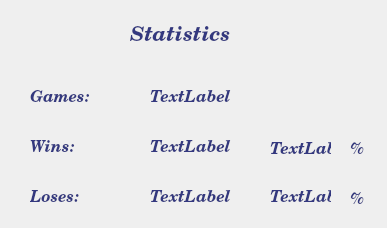
<?xml version="1.0" encoding="UTF-8"?>
<ui version="4.0">
 <class>Stats</class>
 <widget class="QWidget" name="Stats">
  <property name="geometry">
   <rect>
    <x>0</x>
    <y>0</y>
    <width>387</width>
    <height>228</height>
   </rect>
  </property>
  <property name="minimumSize">
   <size>
    <width>387</width>
    <height>228</height>
   </size>
  </property>
  <property name="maximumSize">
   <size>
    <width>387</width>
    <height>228</height>
   </size>
  </property>
  <property name="windowTitle">
   <string>Statistics</string>
  </property>
  <widget class="QLabel" name="label">
   <property name="geometry">
    <rect>
     <x>130</x>
     <y>20</y>
     <width>121</width>
     <height>31</height>
    </rect>
   </property>
   <property name="palette">
    <palette>
     <active>
      <colorrole role="WindowText">
       <brush brushstyle="SolidPattern">
        <color alpha="255">
         <red>51</red>
         <green>56</green>
         <blue>127</blue>
        </color>
       </brush>
      </colorrole>
     </active>
     <inactive>
      <colorrole role="WindowText">
       <brush brushstyle="SolidPattern">
        <color alpha="255">
         <red>51</red>
         <green>56</green>
         <blue>127</blue>
        </color>
       </brush>
      </colorrole>
     </inactive>
     <disabled>
      <colorrole role="WindowText">
       <brush brushstyle="SolidPattern">
        <color alpha="255">
         <red>120</red>
         <green>120</green>
         <blue>120</blue>
        </color>
       </brush>
      </colorrole>
     </disabled>
    </palette>
   </property>
   <property name="font">
    <font>
     <family>Century Schoolbook</family>
     <pointsize>16</pointsize>
     <weight>75</weight>
     <italic>true</italic>
     <bold>true</bold>
    </font>
   </property>
   <property name="text">
    <string>Statistics</string>
   </property>
  </widget>
  <widget class="QLabel" name="games">
   <property name="geometry">
    <rect>
     <x>30</x>
     <y>90</y>
     <width>81</width>
     <height>16</height>
    </rect>
   </property>
   <property name="palette">
    <palette>
     <active>
      <colorrole role="WindowText">
       <brush brushstyle="SolidPattern">
        <color alpha="255">
         <red>51</red>
         <green>56</green>
         <blue>127</blue>
        </color>
       </brush>
      </colorrole>
     </active>
     <inactive>
      <colorrole role="WindowText">
       <brush brushstyle="SolidPattern">
        <color alpha="255">
         <red>51</red>
         <green>56</green>
         <blue>127</blue>
        </color>
       </brush>
      </colorrole>
     </inactive>
     <disabled>
      <colorrole role="WindowText">
       <brush brushstyle="SolidPattern">
        <color alpha="255">
         <red>120</red>
         <green>120</green>
         <blue>120</blue>
        </color>
       </brush>
      </colorrole>
     </disabled>
    </palette>
   </property>
   <property name="font">
    <font>
     <family>Century Schoolbook</family>
     <pointsize>12</pointsize>
     <weight>75</weight>
     <italic>true</italic>
     <bold>true</bold>
    </font>
   </property>
   <property name="text">
    <string>Games:</string>
   </property>
  </widget>
  <widget class="QLabel" name="wins">
   <property name="geometry">
    <rect>
     <x>30</x>
     <y>140</y>
     <width>81</width>
     <height>16</height>
    </rect>
   </property>
   <property name="palette">
    <palette>
     <active>
      <colorrole role="WindowText">
       <brush brushstyle="SolidPattern">
        <color alpha="255">
         <red>51</red>
         <green>56</green>
         <blue>127</blue>
        </color>
       </brush>
      </colorrole>
     </active>
     <inactive>
      <colorrole role="WindowText">
       <brush brushstyle="SolidPattern">
        <color alpha="255">
         <red>51</red>
         <green>56</green>
         <blue>127</blue>
        </color>
       </brush>
      </colorrole>
     </inactive>
     <disabled>
      <colorrole role="WindowText">
       <brush brushstyle="SolidPattern">
        <color alpha="255">
         <red>120</red>
         <green>120</green>
         <blue>120</blue>
        </color>
       </brush>
      </colorrole>
     </disabled>
    </palette>
   </property>
   <property name="font">
    <font>
     <family>Century Schoolbook</family>
     <pointsize>12</pointsize>
     <weight>75</weight>
     <italic>true</italic>
     <bold>true</bold>
    </font>
   </property>
   <property name="text">
    <string>Wins:</string>
   </property>
  </widget>
  <widget class="QLabel" name="loses">
   <property name="geometry">
    <rect>
     <x>30</x>
     <y>190</y>
     <width>81</width>
     <height>16</height>
    </rect>
   </property>
   <property name="palette">
    <palette>
     <active>
      <colorrole role="WindowText">
       <brush brushstyle="SolidPattern">
        <color alpha="255">
         <red>51</red>
         <green>56</green>
         <blue>127</blue>
        </color>
       </brush>
      </colorrole>
     </active>
     <inactive>
      <colorrole role="WindowText">
       <brush brushstyle="SolidPattern">
        <color alpha="255">
         <red>51</red>
         <green>56</green>
         <blue>127</blue>
        </color>
       </brush>
      </colorrole>
     </inactive>
     <disabled>
      <colorrole role="WindowText">
       <brush brushstyle="SolidPattern">
        <color alpha="255">
         <red>120</red>
         <green>120</green>
         <blue>120</blue>
        </color>
       </brush>
      </colorrole>
     </disabled>
    </palette>
   </property>
   <property name="font">
    <font>
     <family>Century Schoolbook</family>
     <pointsize>12</pointsize>
     <weight>75</weight>
     <italic>true</italic>
     <bold>true</bold>
    </font>
   </property>
   <property name="text">
    <string>Loses:</string>
   </property>
  </widget>
  <widget class="QLabel" name="dgames">
   <property name="geometry">
    <rect>
     <x>150</x>
     <y>90</y>
     <width>81</width>
     <height>16</height>
    </rect>
   </property>
   <property name="palette">
    <palette>
     <active>
      <colorrole role="WindowText">
       <brush brushstyle="SolidPattern">
        <color alpha="255">
         <red>51</red>
         <green>56</green>
         <blue>127</blue>
        </color>
       </brush>
      </colorrole>
     </active>
     <inactive>
      <colorrole role="WindowText">
       <brush brushstyle="SolidPattern">
        <color alpha="255">
         <red>51</red>
         <green>56</green>
         <blue>127</blue>
        </color>
       </brush>
      </colorrole>
     </inactive>
     <disabled>
      <colorrole role="WindowText">
       <brush brushstyle="SolidPattern">
        <color alpha="255">
         <red>120</red>
         <green>120</green>
         <blue>120</blue>
        </color>
       </brush>
      </colorrole>
     </disabled>
    </palette>
   </property>
   <property name="font">
    <font>
     <family>Century Schoolbook</family>
     <pointsize>12</pointsize>
     <weight>75</weight>
     <italic>true</italic>
     <bold>true</bold>
    </font>
   </property>
   <property name="text">
    <string>TextLabel</string>
   </property>
  </widget>
  <widget class="QLabel" name="dwins">
   <property name="geometry">
    <rect>
     <x>150</x>
     <y>140</y>
     <width>81</width>
     <height>16</height>
    </rect>
   </property>
   <property name="palette">
    <palette>
     <active>
      <colorrole role="WindowText">
       <brush brushstyle="SolidPattern">
        <color alpha="255">
         <red>51</red>
         <green>56</green>
         <blue>127</blue>
        </color>
       </brush>
      </colorrole>
     </active>
     <inactive>
      <colorrole role="WindowText">
       <brush brushstyle="SolidPattern">
        <color alpha="255">
         <red>51</red>
         <green>56</green>
         <blue>127</blue>
        </color>
       </brush>
      </colorrole>
     </inactive>
     <disabled>
      <colorrole role="WindowText">
       <brush brushstyle="SolidPattern">
        <color alpha="255">
         <red>120</red>
         <green>120</green>
         <blue>120</blue>
        </color>
       </brush>
      </colorrole>
     </disabled>
    </palette>
   </property>
   <property name="font">
    <font>
     <family>Century Schoolbook</family>
     <pointsize>12</pointsize>
     <weight>75</weight>
     <italic>true</italic>
     <bold>true</bold>
    </font>
   </property>
   <property name="text">
    <string>TextLabel</string>
   </property>
  </widget>
  <widget class="QLabel" name="dloses">
   <property name="geometry">
    <rect>
     <x>150</x>
     <y>190</y>
     <width>81</width>
     <height>16</height>
    </rect>
   </property>
   <property name="palette">
    <palette>
     <active>
      <colorrole role="WindowText">
       <brush brushstyle="SolidPattern">
        <color alpha="255">
         <red>51</red>
         <green>56</green>
         <blue>127</blue>
        </color>
       </brush>
      </colorrole>
     </active>
     <inactive>
      <colorrole role="WindowText">
       <brush brushstyle="SolidPattern">
        <color alpha="255">
         <red>51</red>
         <green>56</green>
         <blue>127</blue>
        </color>
       </brush>
      </colorrole>
     </inactive>
     <disabled>
      <colorrole role="WindowText">
       <brush brushstyle="SolidPattern">
        <color alpha="255">
         <red>120</red>
         <green>120</green>
         <blue>120</blue>
        </color>
       </brush>
      </colorrole>
     </disabled>
    </palette>
   </property>
   <property name="font">
    <font>
     <family>Century Schoolbook</family>
     <pointsize>12</pointsize>
     <weight>75</weight>
     <italic>true</italic>
     <bold>true</bold>
    </font>
   </property>
   <property name="text">
    <string>TextLabel</string>
   </property>
  </widget>
  <widget class="QLabel" name="label_8">
   <property name="geometry">
    <rect>
     <x>350</x>
     <y>140</y>
     <width>21</width>
     <height>21</height>
    </rect>
   </property>
   <property name="palette">
    <palette>
     <active>
      <colorrole role="WindowText">
       <brush brushstyle="SolidPattern">
        <color alpha="255">
         <red>51</red>
         <green>56</green>
         <blue>127</blue>
        </color>
       </brush>
      </colorrole>
     </active>
     <inactive>
      <colorrole role="WindowText">
       <brush brushstyle="SolidPattern">
        <color alpha="255">
         <red>51</red>
         <green>56</green>
         <blue>127</blue>
        </color>
       </brush>
      </colorrole>
     </inactive>
     <disabled>
      <colorrole role="WindowText">
       <brush brushstyle="SolidPattern">
        <color alpha="255">
         <red>120</red>
         <green>120</green>
         <blue>120</blue>
        </color>
       </brush>
      </colorrole>
     </disabled>
    </palette>
   </property>
   <property name="font">
    <font>
     <family>Century Schoolbook</family>
     <pointsize>12</pointsize>
     <weight>75</weight>
     <italic>true</italic>
     <bold>true</bold>
    </font>
   </property>
   <property name="text">
    <string>%</string>
   </property>
  </widget>
  <widget class="QLabel" name="winpercent">
   <property name="geometry">
    <rect>
     <x>270</x>
     <y>140</y>
     <width>61</width>
     <height>21</height>
    </rect>
   </property>
   <property name="palette">
    <palette>
     <active>
      <colorrole role="WindowText">
       <brush brushstyle="SolidPattern">
        <color alpha="255">
         <red>51</red>
         <green>56</green>
         <blue>127</blue>
        </color>
       </brush>
      </colorrole>
     </active>
     <inactive>
      <colorrole role="WindowText">
       <brush brushstyle="SolidPattern">
        <color alpha="255">
         <red>51</red>
         <green>56</green>
         <blue>127</blue>
        </color>
       </brush>
      </colorrole>
     </inactive>
     <disabled>
      <colorrole role="WindowText">
       <brush brushstyle="SolidPattern">
        <color alpha="255">
         <red>120</red>
         <green>120</green>
         <blue>120</blue>
        </color>
       </brush>
      </colorrole>
     </disabled>
    </palette>
   </property>
   <property name="font">
    <font>
     <family>Century Schoolbook</family>
     <pointsize>12</pointsize>
     <weight>75</weight>
     <italic>true</italic>
     <bold>true</bold>
    </font>
   </property>
   <property name="text">
    <string>TextLabel</string>
   </property>
  </widget>
  <widget class="QLabel" name="losepercent">
   <property name="geometry">
    <rect>
     <x>270</x>
     <y>190</y>
     <width>61</width>
     <height>16</height>
    </rect>
   </property>
   <property name="palette">
    <palette>
     <active>
      <colorrole role="WindowText">
       <brush brushstyle="SolidPattern">
        <color alpha="255">
         <red>51</red>
         <green>56</green>
         <blue>127</blue>
        </color>
       </brush>
      </colorrole>
     </active>
     <inactive>
      <colorrole role="WindowText">
       <brush brushstyle="SolidPattern">
        <color alpha="255">
         <red>51</red>
         <green>56</green>
         <blue>127</blue>
        </color>
       </brush>
      </colorrole>
     </inactive>
     <disabled>
      <colorrole role="WindowText">
       <brush brushstyle="SolidPattern">
        <color alpha="255">
         <red>120</red>
         <green>120</green>
         <blue>120</blue>
        </color>
       </brush>
      </colorrole>
     </disabled>
    </palette>
   </property>
   <property name="font">
    <font>
     <family>Century Schoolbook</family>
     <pointsize>12</pointsize>
     <weight>75</weight>
     <italic>true</italic>
     <bold>true</bold>
    </font>
   </property>
   <property name="text">
    <string>TextLabel</string>
   </property>
  </widget>
  <widget class="QLabel" name="label_11">
   <property name="geometry">
    <rect>
     <x>350</x>
     <y>190</y>
     <width>21</width>
     <height>21</height>
    </rect>
   </property>
   <property name="palette">
    <palette>
     <active>
      <colorrole role="WindowText">
       <brush brushstyle="SolidPattern">
        <color alpha="255">
         <red>51</red>
         <green>56</green>
         <blue>127</blue>
        </color>
       </brush>
      </colorrole>
     </active>
     <inactive>
      <colorrole role="WindowText">
       <brush brushstyle="SolidPattern">
        <color alpha="255">
         <red>51</red>
         <green>56</green>
         <blue>127</blue>
        </color>
       </brush>
      </colorrole>
     </inactive>
     <disabled>
      <colorrole role="WindowText">
       <brush brushstyle="SolidPattern">
        <color alpha="255">
         <red>120</red>
         <green>120</green>
         <blue>120</blue>
        </color>
       </brush>
      </colorrole>
     </disabled>
    </palette>
   </property>
   <property name="font">
    <font>
     <family>Century Schoolbook</family>
     <pointsize>12</pointsize>
     <weight>75</weight>
     <italic>true</italic>
     <bold>true</bold>
    </font>
   </property>
   <property name="text">
    <string>%</string>
   </property>
  </widget>
 </widget>
 <resources/>
 <connections/>
</ui>
